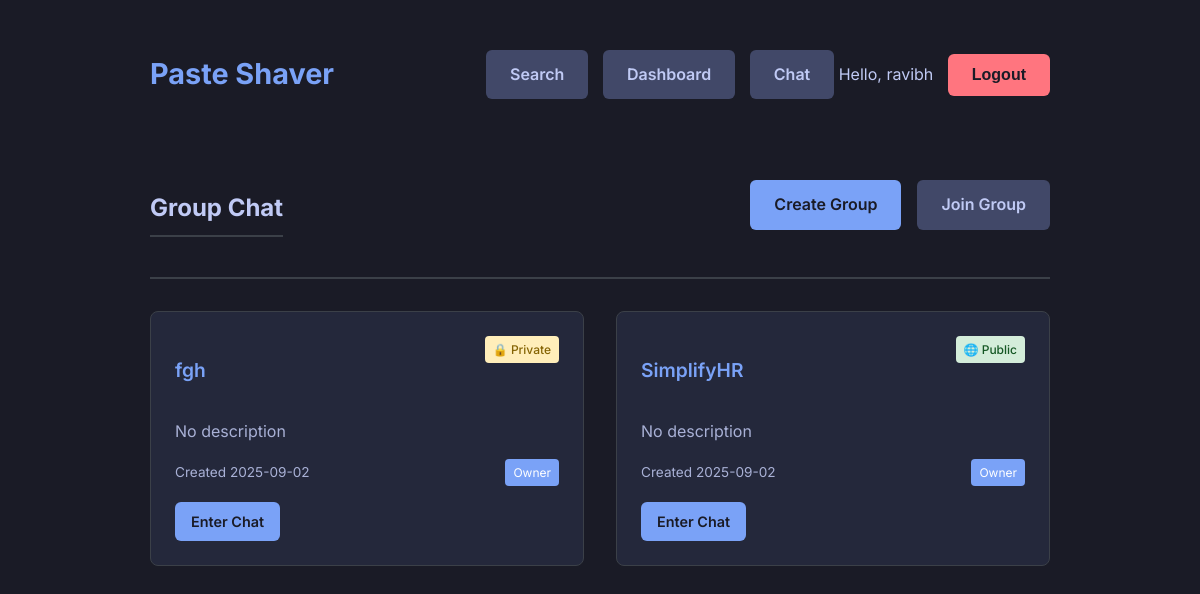
The page /chat (signed in) on the database its author committed.
### app/database.py (models this page shows)
class User(Base):
    __tablename__ = "users"
    id = Column(Integer, primary_key=True, index=True)
    username = Column(String, unique=True, index=True)
    email = Column(String, unique=True, index=True)
    hashed_password = Column(String)
    created_at = Column(DateTime, default=datetime.datetime.utcnow)
    is_active = Column(Boolean, default=True)
    pastes = relationship("Paste", back_populates="owner")
    saved_pastes = relationship("SavedPaste", back_populates="user")
    groups = relationship("Group", secondary=group_members, back_populates="members")
    messages = relationship("Message", back_populates="sender")
    created_groups = relationship("Group", back_populates="creator")

class Group(Base):
    __tablename__ = "groups"
    id = Column(Integer, primary_key=True, index=True)
    name = Column(String, index=True)
    description = Column(Text, nullable=True)
    created_at = Column(DateTime, default=datetime.datetime.utcnow)
    creator_id = Column(Integer, ForeignKey("users.id"))
    is_private = Column(Boolean, default=False)
    invite_code = Column(String, unique=True, nullable=True)
    invite_code_updated_at = Column(DateTime, default=datetime.datetime.utcnow)
    creator = relationship("User", back_populates="created_groups")
    members = relationship("User", secondary=group_members, back_populates="groups")
    messages = relationship("Message", back_populates="group")

### app/main.py (the view)
@app.get("/chat", response_class=HTMLResponse)
def chat_home(
    request: Request,
    db: Session = Depends(get_db),
    current_user = Depends(get_current_user_from_request)
):
    if not current_user:
        return RedirectResponse(url="/login", status_code=status.HTTP_303_SEE_OTHER)
    user_groups = crud.get_user_groups(db, current_user.id)
    return templates.TemplateResponse("chat/home.html", {
        "request": request,
        "current_user": current_user,
        "groups": user_groups
    })

### app/templates/chat/home.html (shortened to what this page needs)
<!DOCTYPE html>
<html lang="en">
<head>
    <link rel="stylesheet" href="/static/style.css">
</head>
<body>
    <div class="container">
        <div class="header">
            <h1 class="logo"><a href="/">Paste Shaver</a></h1>
            <div class="actions">
                <a href="/search" class="button secondary">Search</a>
                <a href="/dashboard" class="button secondary">Dashboard</a>
                <a href="/chat" class="button secondary active">Chat</a>
                <span class="user-info">Hello, {{ current_user.username }}</span>
                <form action="/logout" method="post" style="display: inline;" id="logoutForm">
                    <button type="submit" class="button logout">Logout</button>
                </form>
            </div>
        </div>
        <div class="chat-home-content">
            <div class="chat-header">
                <h2>Group Chat</h2>
                <div class="chat-actions">
                    <a href="/chat/create" class="button">Create Group</a>
                    <a href="/chat/join" class="button secondary">Join Group</a>
                </div>
            </div>
            <div class="groups-section">
                {% if groups %}
                    <div class="groups-grid">
                        {% for group in groups %}
                        <div class="group-card">
                            <div class="group-header">
                                <h3><a href="/chat/group/{{ group.id }}" class="group-name">{{ group.name }}</a></h3>
                                {% if group.is_private %}
                                    <span class="group-badge private">🔒 Private</span>
                                {% else %}
                                    <span class="group-badge public">🌐 Public</span>
                                {% endif %}
                            </div>
                            <div class="group-description">
                                {{ group.description or "No description" }}
                            </div>
                            <div class="group-meta">
                                <span class="group-date">Created {{ group.created_at.strftime('%Y-%m-%d') }}</span>
                                {% if group.creator_id == current_user.id %}
                                    <span class="group-role">Owner</span>
                                {% endif %}
                            </div>
                            <div class="group-actions">
                                <a href="/chat/group/{{ group.id }}" class="button small">Enter Chat</a>
                            </div>
                        </div>
                        {% endfor %}
                    </div>
                {% endif %}
            </div>
        </div>
    </div>
</body>
</html>

### app/static/style.css (style rules this page uses)
:root { --bg-dark: #1a1b26; --bg-med: #24283b; --bg-light: #414868; --fg: #c0caf5; --fg-dim: #a9b1d6; --accent-blue: #7aa2f7; --accent-green: #9ece6a; --accent-purple: #bb9af7; --border-color: #3b4048; --font-sans: 'Inter', sans-serif; --font-mono: 'Fira Code', monospace; --text-primary: #c0caf5; --text-secondary: #a9b1d6; --surface-color: #24283b; }
body { background-color: var(--bg-dark); color: var(--fg); font-family: var(--font-sans); margin: 0; padding: 2rem 1rem; line-height: 1.6; }
.container { max-width: 900px; margin: 0 auto; }
.header { display: flex; justify-content: space-between; align-items: center; margin-bottom: 2rem; flex-wrap: wrap; gap: 1rem; }
.logo a, .logo { color: var(--accent-blue); text-decoration: none; font-size: 1.8rem; font-weight: 700; }
.actions .button { margin-left: 10px; }
h2 { color: var(--accent-green); border-bottom: 2px solid var(--border-color); padding-bottom: 0.5rem; margin-top: 2.5rem; margin-bottom: 1.5rem; }
.button, button { background-color: var(--accent-blue); color: var(--bg-dark); border: none; padding: 0.75rem 1.5rem; font-size: 1rem; font-weight: 600; cursor: pointer; border-radius: 6px; text-decoration: none; text-align: center; transition: background-color 0.2s ease, transform 0.2s ease; display: inline-block; }
.button.secondary { background-color: var(--bg-light); color: var(--fg); }
form { display: flex; flex-direction: column; }

### app/templates/chat/home.html (style rules this page uses)
.chat-home-content { margin-top: 2rem; }
.chat-header { display: flex; justify-content: space-between; align-items: center; margin-bottom: 2rem; padding-bottom: 1rem; border-bottom: 2px solid var(--border-color); }
.chat-header h2 { color: var(--fg); }
.chat-actions { display: flex; gap: 1rem; }
.groups-grid { display: grid; grid-template-columns: repeat(auto-fill, minmax(350px, 1fr)); gap: 2rem; }
.group-card { background: var(--bg-med); border: 1px solid var(--border-color); border-radius: 8px; padding: 1.5rem; transition: transform 0.2s ease, box-shadow 0.2s ease; }
.group-header { display: flex; justify-content: space-between; align-items: flex-start; margin-bottom: 1rem; }
.group-name { color: var(--accent-blue); text-decoration: none; font-weight: 600; font-size: 1.2rem; }
.group-badge { padding: 0.25rem 0.5rem; border-radius: 4px; font-size: 0.75rem; font-weight: 500; }
.group-badge.private { background: #ffeeba; color: #856404; }
.group-badge.public { background: #d4edda; color: #155724; }
.group-description { color: var(--fg-dim); margin-bottom: 1rem; line-height: 1.4; }
.group-meta { display: flex; justify-content: space-between; align-items: center; margin-bottom: 1rem; font-size: 0.85rem; color: var(--fg-dim); }
.group-role { background: var(--accent-blue); color: white; padding: 0.25rem 0.5rem; border-radius: 4px; font-size: 0.75rem; }
.group-actions { display: flex; gap: 0.5rem; }
.button.small { padding: 0.5rem 1rem; font-size: 0.9rem; }
.logout { background: #ff757f !important; border-color: #ff757f !important; }

### rows shown on the page
User: username "ravibh"
Group: name "fgh", is_private "🔒 Private", description "No description", created_at "2025-09-02", shows "Owner"
Group: name "SimplifyHR", is_private "🌐 Public", description "No description", created_at "2025-09-02", shows "Owner"
